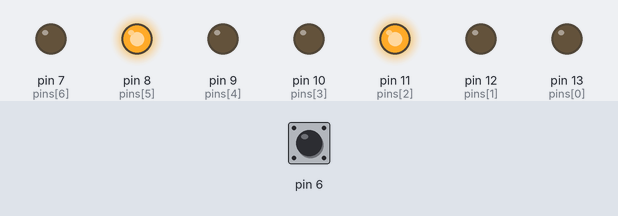
This sketch was run on a simulated Arduino Uno, built with avr-gcc and run on an emulated ATmega328P. On the bench: output pins drawn as LEDs (lit = HIGH). The inputs (shaded band) are chosen by the test bench; at power-on: pin 6 HIGH.

Above: at 2.8 s.
2.9 s: pin 6 pulled LOW for 1.2 s
At 4.2 s:
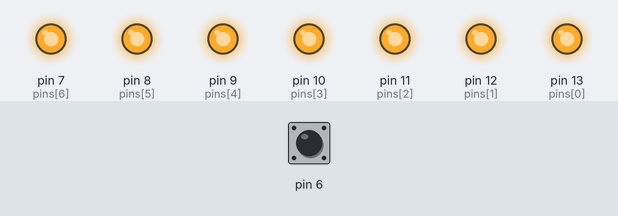
At 5.7 s:
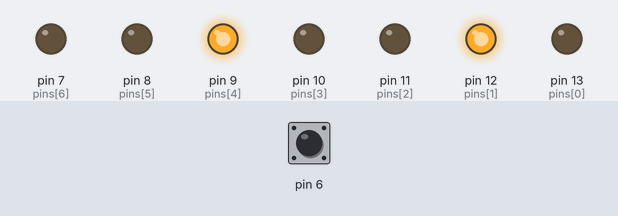
8.2 s: pin 6 pulled LOW for 3.2 s
At 12.8 s:
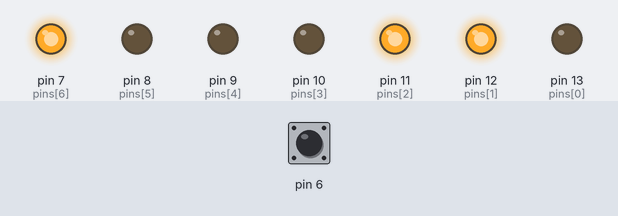
Timing chart, 0 to 33.8 s (numbered marks = the images above; inputs shaded):
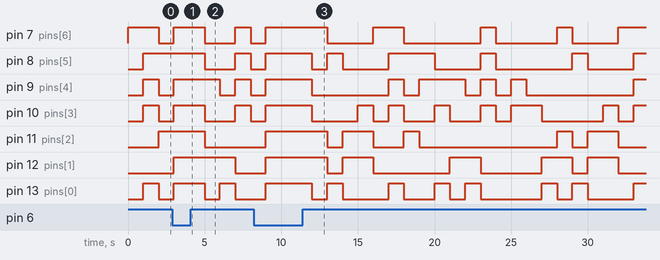

The sketch:

sketch_apr29a.ino
```cpp
byte pins[7]={13,12,11,10,9,8,7};
byte show[16][7]={
  {0,0,0,0,0,0,1},
  {1,0,0,1,1,1,1},
  {0,0,1,0,0,1,0},
  {0,0,0,0,1,1,0},
  {1,0,0,1,1,0,0},
  {0,1,0,0,1,0,0},
  {1,1,0,0,0,0,0},
  {0,0,0,1,1,1,1},
  {0,0,0,0,0,0,0},
  {0,0,0,1,1,0,0},
  {0,0,0,1,0,0,0},
  {1,1,0,0,0,0,0},
  {0,1,1,0,0,0,1},
  {1,0,0,0,0,1,0},
  {0,1,1,0,0,0,0},
  {0,1,1,1,0,0,0},


};
byte buttonState ;

void setup() {
  for(byte i=0;i<7;i++){
    pinMode(pins[i],OUTPUT);
  }
  pinMode(6, INPUT_PULLUP);

}

void loop() {

  for(byte i=0;i<16;i++){
     buttonState = digitalRead(6);
    if(buttonState == HIGH){
      for(byte j=0;j<7;j++){
        digitalWrite(pins[j],show[i][j]);
      }
    }
    else{
      for(byte j=0;j<7;j++){
      digitalWrite(pins[j],1);
      }
    }

   delay(1000);

  }


}
```

Measured:
- after the input at 2.9 s, pin 11 (pins[2]): HIGH → LOW after 2.1 s instead of 0.10 s
